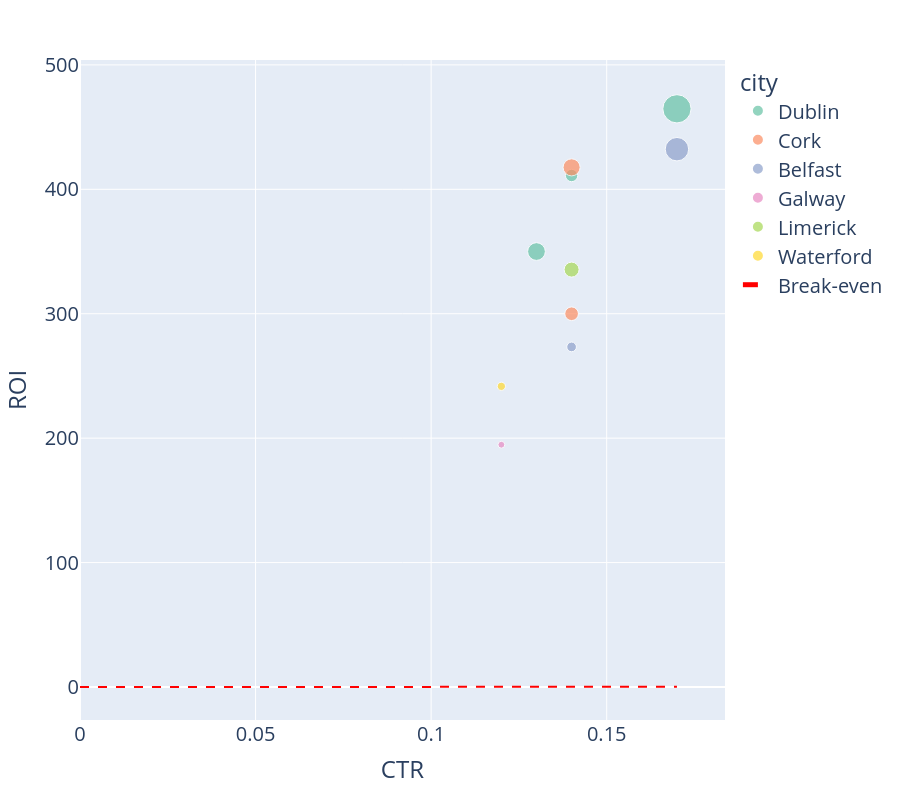

Notebook code cell kept with this figure:
### Code cell
# 2. Create a scatter plot: CTR (x-axis) vs ROI (y-axis), colored by city

fig= px.scatter(
    df,
    x='ctr',
    y='roi',
    size='revenue',
    color='city',
    hover_data=['city','ctr','revenue'],
    labels={'ctr':'CTR' , 'roi': 'ROI'},
    color_discrete_sequence=px.colors.qualitative.Set2 
)
# Add diagonal line (break-even line)
fig.add_trace(go.Scatter(
    x=[0, df['ctr'].max()],
    y=[0, df['ctr'].max()],
    mode='lines',
    name='Break-even',
    line=dict(color='red', dash='dash')
))
 # Customize
fig.update_layout(
    xaxis_title="CTR",
    yaxis_title="ROI",
    font=dict(size=20),
    height=800
)

fig.show()
fig.write_html('ctr_vs_roi.html')
print("✅ Chart saved: ctr_vs_roi.html")

### Figure 1 — Plotly figure (JSON) as saved in the notebook; plotly's stock layout.template omitted (floating-point values rounded to 4 significant figures)
{"data": [{"customdata": [["Dublin", 18900], ["Dublin", 48000], ["Dublin", 9200]], "hovertemplate": "city=%{customdata[0]}<br>CTR=%{x}<br>ROI=%{y}<br>revenue=%{customdata[1]}<extra></extra>", "legendgroup": "Dublin", "marker": {"color": "rgb(102,194,165)", "size": [18900, 48000, 9200], "sizemode": "area", "sizeref": 120, "symbol": "circle"}, "mode": "markers", "name": "Dublin", "orientation": "v", "showlegend": true, "type": "scatter", "x": [0.13, 0.17, 0.14], "xaxis": "x", "y": [350.0, 464.7, 411.1], "yaxis": "y"}, {"customdata": [["Cork", 11200], ["Cork", 17600]], "hovertemplate": "city=%{customdata[0]}<br>CTR=%{x}<br>ROI=%{y}<br>revenue=%{customdata[1]}<extra></extra>", "legendgroup": "Cork", "marker": {"color": "rgb(252,141,98)", "size": [11200, 17600], "sizemode": "area", "sizeref": 120, "symbol": "circle"}, "mode": "markers", "name": "Cork", "orientation": "v", "showlegend": true, "type": "scatter", "x": [0.14, 0.14], "xaxis": "x", "y": [300.0, 417.6], "yaxis": "y"}, {"customdata": [["Belfast", 5600], ["Belfast", 33000]], "hovertemplate": "city=%{customdata[0]}<br>CTR=%{x}<br>ROI=%{y}<br>revenue=%{customdata[1]}<extra></extra>", "legendgroup": "Belfast", "marker": {"color": "rgb(141,160,203)", "size": [5600, 33000], "sizemode": "area", "sizeref": 120, "symbol": "circle"}, "mode": "markers", "name": "Belfast", "orientation": "v", "showlegend": true, "type": "scatter", "x": [0.14, 0.17], "xaxis": "x", "y": [273.3, 432.3], "yaxis": "y"}, {"customdata": [["Galway", 2800]], "hovertemplate": "city=%{customdata[0]}<br>CTR=%{x}<br>ROI=%{y}<br>revenue=%{customdata[1]}<extra></extra>", "legendgroup": "Galway", "marker": {"color": "rgb(231,138,195)", "size": [2800], "sizemode": "area", "sizeref": 120, "symbol": "circle"}, "mode": "markers", "name": "Galway", "orientation": "v", "showlegend": true, "type": "scatter", "x": [0.12], "xaxis": "x", "y": [194.7], "yaxis": "y"}, {"customdata": [["Limerick", 13500]], "hovertemplate": "city=%{customdata[0]}<br>CTR=%{x}<br>ROI=%{y}<br>revenue=%{customdata[1]}<extra></extra>", "legendgroup": "Limerick", "marker": {"color": "rgb(166,216,84)", "size": [13500], "sizemode": "area", "sizeref": 120, "symbol": "circle"}, "mode": "markers", "name": "Limerick", "orientation": "v", "showlegend": true, "type": "scatter", "x": [0.14], "xaxis": "x", "y": [335.5], "yaxis": "y"}, {"customdata": [["Waterford", 4100]], "hovertemplate": "city=%{customdata[0]}<br>CTR=%{x}<br>ROI=%{y}<br>revenue=%{customdata[1]}<extra></extra>", "legendgroup": "Waterford", "marker": {"color": "rgb(255,217,47)", "size": [4100], "sizemode": "area", "sizeref": 120, "symbol": "circle"}, "mode": "markers", "name": "Waterford", "orientation": "v", "showlegend": true, "type": "scatter", "x": [0.12], "xaxis": "x", "y": [241.7], "yaxis": "y"}, {"line": {"color": "red", "dash": "dash"}, "mode": "lines", "name": "Break-even", "type": "scatter", "x": [0, 0.17], "y": [0, 0.17]}], "layout": {"font": {"size": 20}, "height": 800, "legend": {"itemsizing": "constant", "title": {"text": "city"}, "tracegroupgap": 0}, "margin": {"t": 60}, "xaxis": {"anchor": "y", "domain": [0, 1], "title": {"text": "CTR"}}, "yaxis": {"anchor": "x", "domain": [0, 1], "title": {"text": "ROI"}}}}
